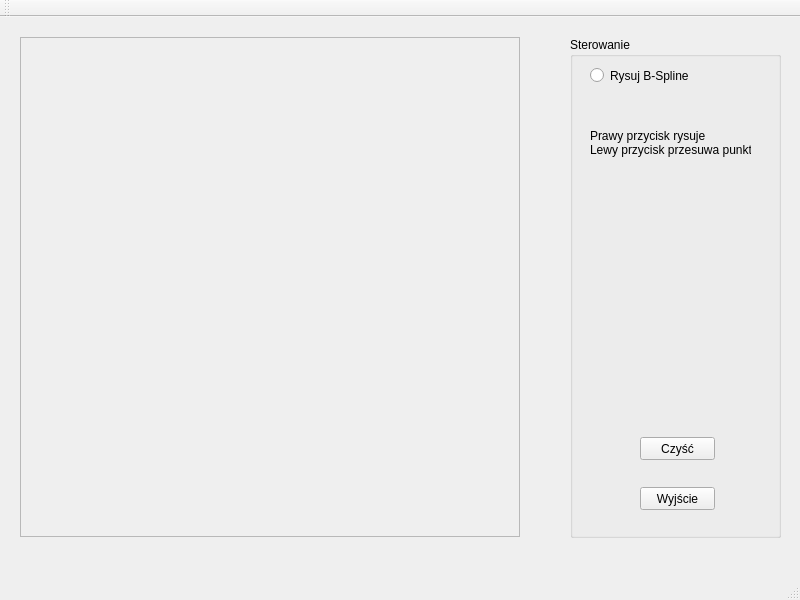
<?xml version="1.0" encoding="UTF-8"?>
<ui version="4.0">
 <class>MainWindow</class>
 <widget class="QMainWindow" name="MainWindow">
  <property name="geometry">
   <rect>
    <x>0</x>
    <y>0</y>
    <width>800</width>
    <height>600</height>
   </rect>
  </property>
  <property name="windowTitle">
   <string>Laboratorium grafiki i multimediów</string>
  </property>
  <widget class="QWidget" name="centralWidget">
   <widget class="QFrame" name="frame">
    <property name="geometry">
     <rect>
      <x>20</x>
      <y>20</y>
      <width>500</width>
      <height>500</height>
     </rect>
    </property>
    <property name="frameShape">
     <enum>QFrame::StyledPanel</enum>
    </property>
    <property name="frameShadow">
     <enum>QFrame::Raised</enum>
    </property>
   </widget>
   <widget class="QGroupBox" name="groupBox">
    <property name="geometry">
     <rect>
      <x>570</x>
      <y>20</y>
      <width>211</width>
      <height>501</height>
     </rect>
    </property>
    <property name="title">
     <string>Sterowanie</string>
    </property>
    <widget class="QPushButton" name="exitButton">
     <property name="geometry">
      <rect>
       <x>70</x>
       <y>450</y>
       <width>75</width>
       <height>23</height>
      </rect>
     </property>
     <property name="text">
      <string>Wyjście</string>
     </property>
    </widget>
    <widget class="QPushButton" name="cleanButton">
     <property name="geometry">
      <rect>
       <x>70</x>
       <y>400</y>
       <width>75</width>
       <height>23</height>
      </rect>
     </property>
     <property name="text">
      <string>Czyść</string>
     </property>
    </widget>
    <widget class="QRadioButton" name="radioButton">
     <property name="geometry">
      <rect>
       <x>20</x>
       <y>30</y>
       <width>121</width>
       <height>17</height>
      </rect>
     </property>
     <property name="text">
      <string>Rysuj B-Spline</string>
     </property>
    </widget>
    <widget class="QLabel" name="label">
     <property name="geometry">
      <rect>
       <x>20</x>
       <y>80</y>
       <width>161</width>
       <height>51</height>
      </rect>
     </property>
     <property name="text">
      <string>Prawy przycisk rysuje
Lewy przycisk przesuwa punkt</string>
     </property>
    </widget>
   </widget>
  </widget>
  <widget class="QMenuBar" name="menuBar">
   <property name="geometry">
    <rect>
     <x>0</x>
     <y>0</y>
     <width>800</width>
     <height>21</height>
    </rect>
   </property>
  </widget>
  <widget class="QToolBar" name="mainToolBar">
   <attribute name="toolBarArea">
    <enum>TopToolBarArea</enum>
   </attribute>
   <attribute name="toolBarBreak">
    <bool>false</bool>
   </attribute>
  </widget>
  <widget class="QStatusBar" name="statusBar"/>
 </widget>
 <layoutdefault spacing="6" margin="11"/>
 <resources/>
 <connections/>
</ui>
